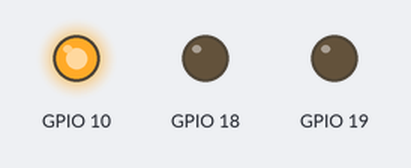
The program below on a simulated ESP32-C3. Shown: output pins drawn as LEDs (lit = HIGH).

Above: at 0.3 s.
At 3.2 s:
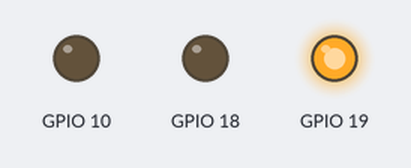
At 7.3 s:
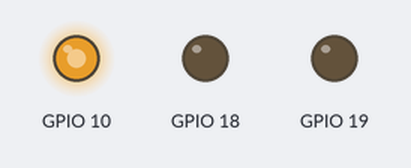
At 8.6 s:
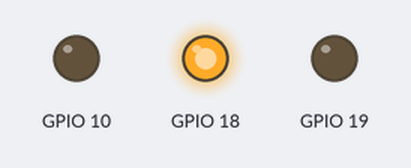
At 12.4 s:
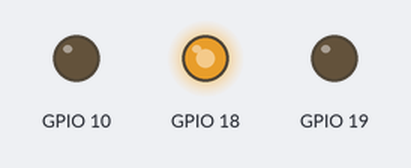
At 16.6 s:
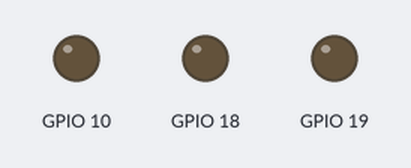
Timing chart, 0 to 21.5 s (numbered marks = the images above):
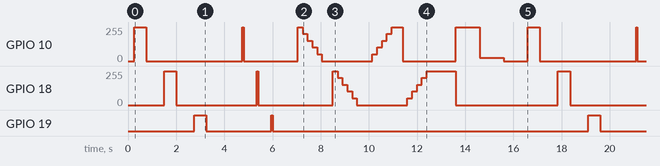

Measured:
- by itself, GPIO 19: repeats every 16.4 s: LOW 2.7 s, HIGH 0.05 s, LOW 13.1 s, HIGH 0.50 s
- by itself, GPIO 18: repeats every 16.4 s: 0/255 3.4 s, 255/255 0.05 s, 0/255 3.1 s, 255/255 0.20 s, 204/255 0.20 s, 153/255 0.20 s, 102/255 0.20 s, 51/255 0.20 s, 0/255 2.1 s, 51/255 0.20 s, 102/255 0.20 s, 153/255 0.20 s, 204/255 0.20 s, 255/255 1.2 s, 0/255 4.3 s, 255/255 0.50 s

The program:

main.cpp
```cpp
/*
  Dave Williams, DitroniX 2019-2024 (ditronix.net)
  Full header information in README

  This test code is OPEN SOURCE and formatted for easier viewing.  Although is is not intended for real world use, it may be freely used, or modified as needed.
  It is distributed on an "AS IS" BASIS, WITHOUT WARRANTIES OR CONDITIONS OF ANY KIND, either express or implied.

  Further information, details and examples can be found on our website and also GitHub wiki pages:
  * github.com/DitroniX
  * github.com/DitroniX/IBEM-IoT-Battery-Energy-Monitor
  * github.com/DitroniX/IBEM-IoT-Battery-Energy-Monitor/wiki
  * hackster.io/DitroniX/ibem-esp32c3-iot-battery-energy-monitor-solar-inverters-0342b1
*/

// Libraries
#include <Arduino.h>
#include <RGBLed.h> //https://github.com/wilmouths/RGBLed

// ****************  VARIABLES / DEFINES / STATIC / STRUCTURES / CONSTANTS ****************

// ******************************** OUTPUTS ********************************
#define LED_Red 10   // User RGB
#define LED_Green 18 // User RGB
#define LED_Blue 19  // User RGB

// **************** INSTANCES ****************

RGBLed led(LED_Red, LED_Green, LED_Blue, RGBLed::COMMON_CATHODE);

// **************** FUNCTIONS AND ROUTINES ****************

// **************** SETUP ****************
void setup()
{
  // Stabalise
  delay(250);

  // Initialise UART
  Serial.begin(115200, SERIAL_8N1); // 115200
  while (!Serial)
    ;
  Serial.println("");

  // ** Note: Below not needed if using the RGBLed Library **

  // Configures the specified LED GPIO as outputs.
  // pinMode(LED_Red, OUTPUT);
  // pinMode(LED_Green, OUTPUT);
  // pinMode(LED_Blue, OUTPUT);

  // // LEDs Default Off State
  // digitalWrite(LED_Red, LOW);
  // digitalWrite(LED_Green, LOW);
  // digitalWrite(LED_Blue, LOW);
}

// **************** LOOP ****************
void loop(void)
{

  // Manually Test RGB LEDs

  // // Red
  // digitalWrite(LED_Red, HIGH);
  // delay(500);
  // digitalWrite(LED_Red, LOW);
  // delay(100);

  // // Green
  // digitalWrite(LED_Green, HIGH);
  // delay(500);
  // digitalWrite(LED_Green, LOW);
  // delay(100);

  // // Blue
  // digitalWrite(LED_Blue, HIGH);
  // delay(500);
  // digitalWrite(LED_Blue, LOW);
  // delay(100);

  // // White
  // digitalWrite(LED_Red, HIGH);
  // digitalWrite(LED_Green, HIGH);
  // digitalWrite(LED_Blue, HIGH);
  // delay(500);
  // digitalWrite(LED_Red, LOW);
  // digitalWrite(LED_Green, LOW);
  // digitalWrite(LED_Blue, LOW);
  // delay(1000);

  // Using RGB Library for flashing and controlling the RGB LED

  // Reset Brigthness Back To 100%
  led.brightness(RGBLed::RED, 100);
  led.brightness(RGBLed::GREEN, 100);
  led.brightness(RGBLed::BLUE, 100);

  // ## FLASHING
  led.flash(RGBLed::RED, 500);
  delay(250);
  led.flash(RGBLed::GREEN, 500);
  delay(250);
  led.flash(RGBLed::BLUE, 500);
  delay(1000);

  // Heatbeat
  led.flash(RGBLed::RED, 50);
  delay(500);
  led.flash(RGBLed::GREEN, 50);
  delay(500);
  led.flash(RGBLed::BLUE, 50);
  delay(1000);

  // ## FADES
  //  Fade out red color, with 5 steps during 100ms
  led.fadeOut(RGBLed::RED, 5, 1000);
  delay(250);
  // Fade out green color, with 5 steps during 100ms
  led.fadeOut(0, 255, 0, 5, 1000);
  delay(250);
  // Fade in red color, with 5 steps during 100ms
  led.fadeIn(RGBLed::RED, 5, 1000);
  delay(250);
  // Fade in green color, with 5 steps during 100ms
  led.fadeIn(0, 255, 0, 5, 1000);
  delay(1000);

  // ## BRIGHTNESS
  //  Color is red with brigthness 100%
  led.setColor(RGBLed::RED);
  delay(1000);

  // Color is red with brigthness 10%
  led.brightness(RGBLed::RED, 10);
  delay(1000);

  // Light off RGB led
  led.off();

  delay(1000);
}
```
